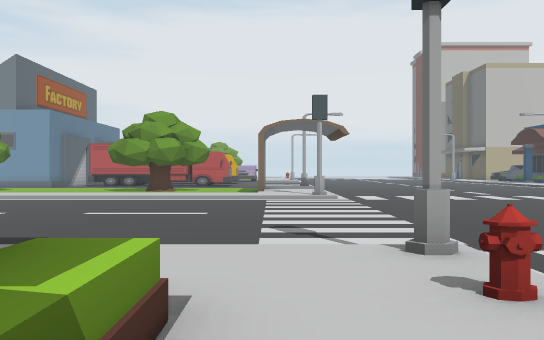
view 1 (above)

24 first-person views from a walk through a Unity game level. The camera is 1.4 m above the floor, looks level and sees 70° across. The floor is counted in squares, 2 m on a side. Each view is taken from the middle of a square. On the plan, view 1 faces up. The plan holds only what a view shows up to about 11 squares ahead; the rest is blank. The place goes on beyond the plan. The player is left out. Some surface patterns are stand-ins.

view 2
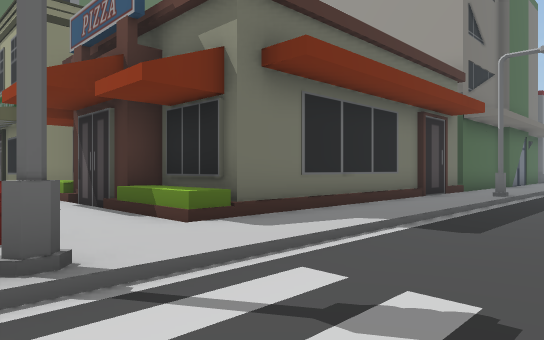

view 3
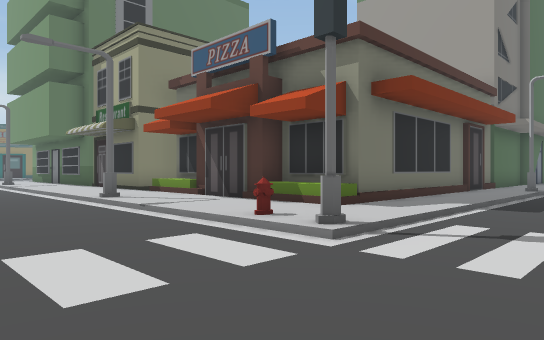

view 4
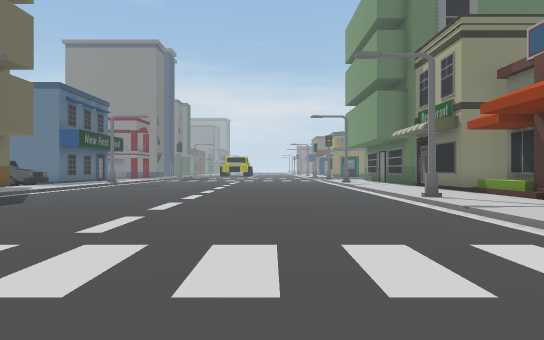

view 5
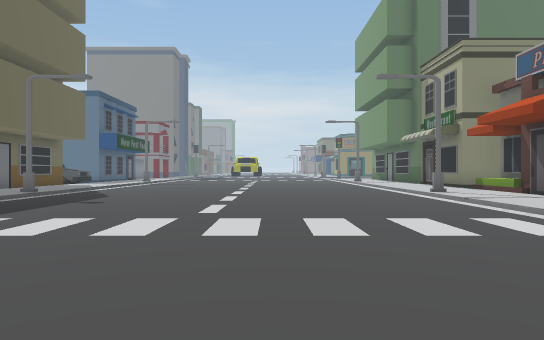

view 6
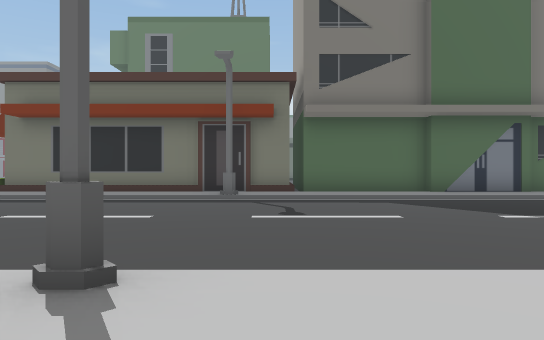

view 7
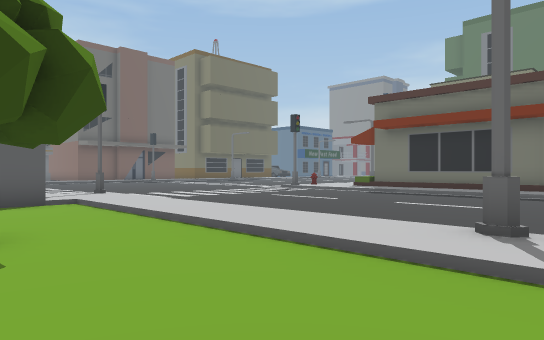

view 8
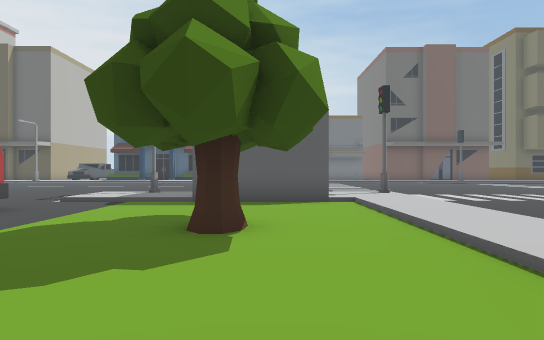

view 9
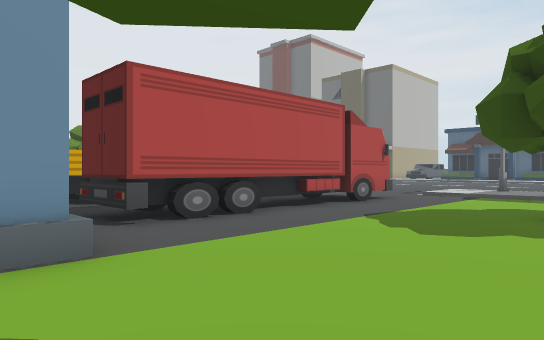

view 10
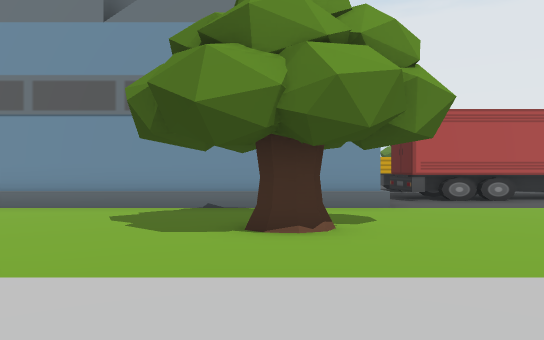

view 11
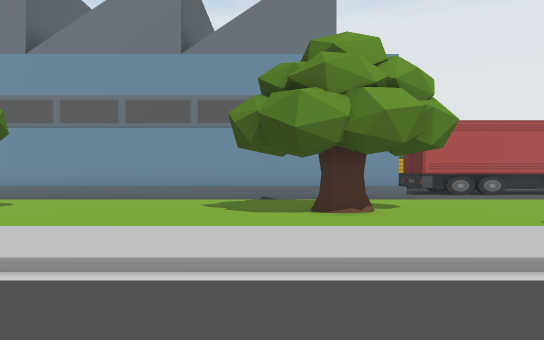

view 12
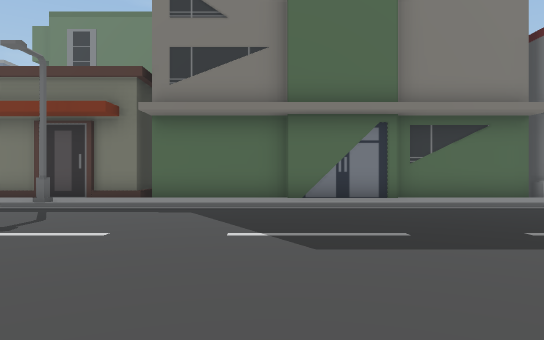

view 13
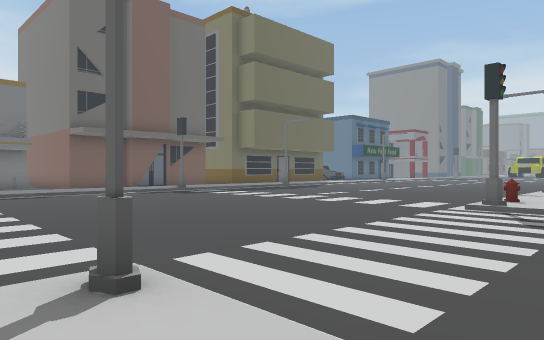

view 14
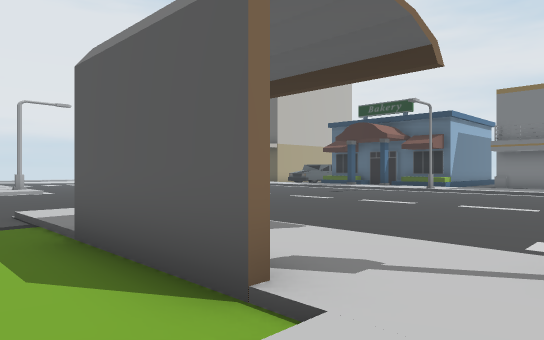

view 15
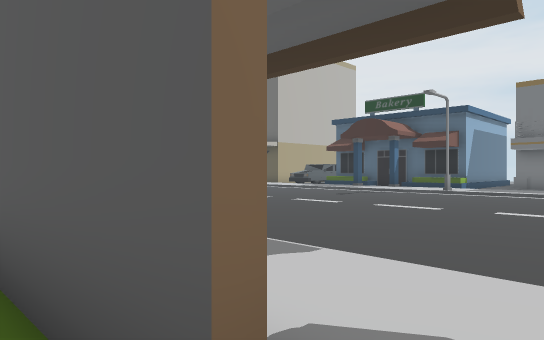

view 16
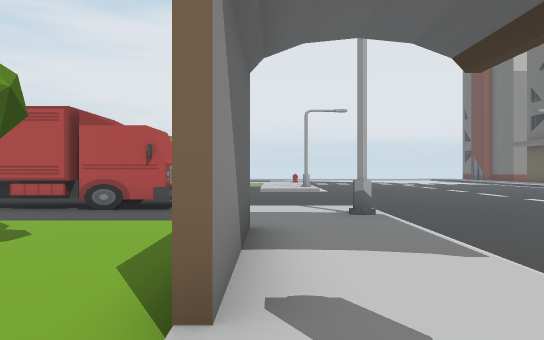

view 17
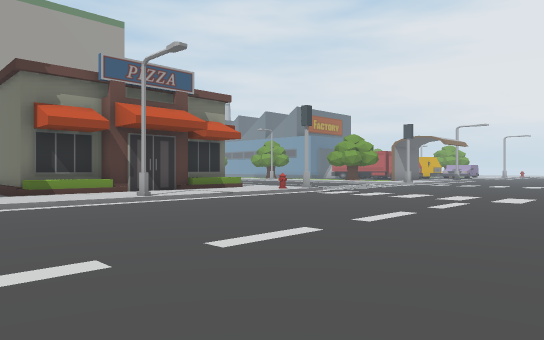

view 18
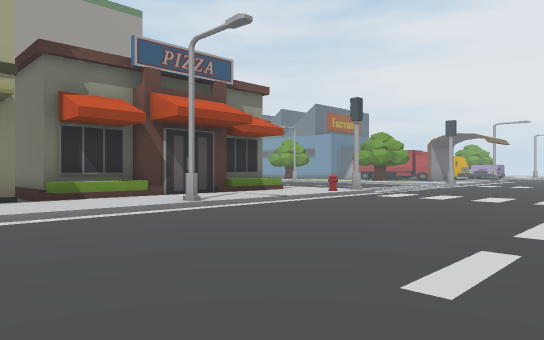

view 19
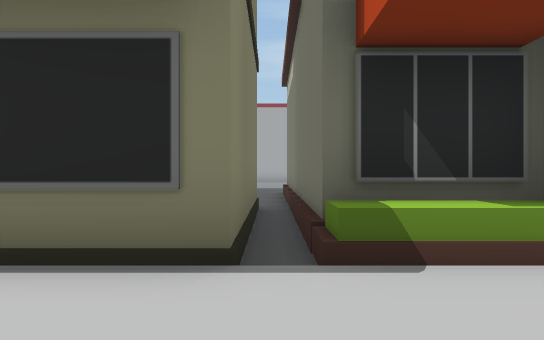

view 20
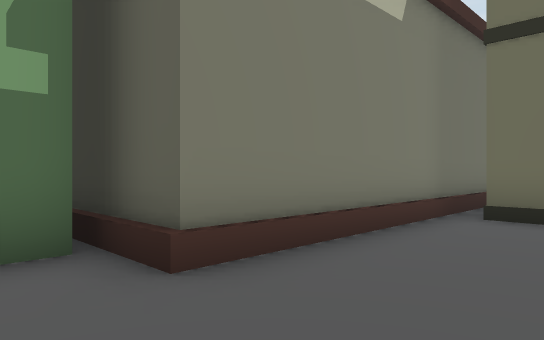

view 21
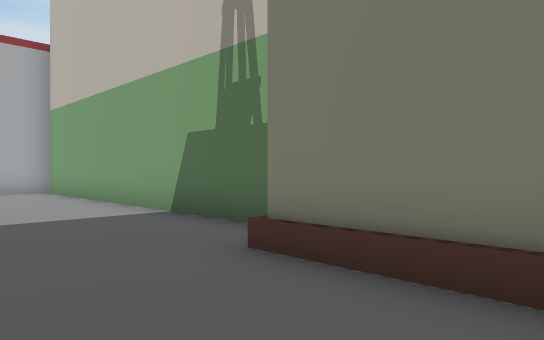

view 22
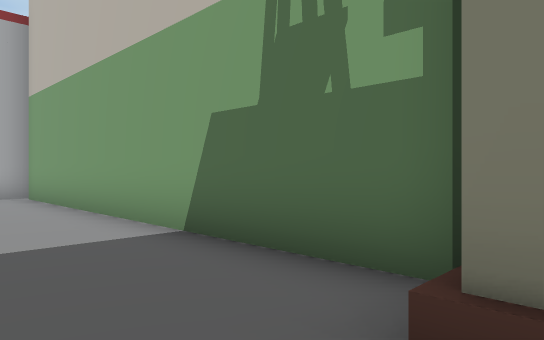

view 23
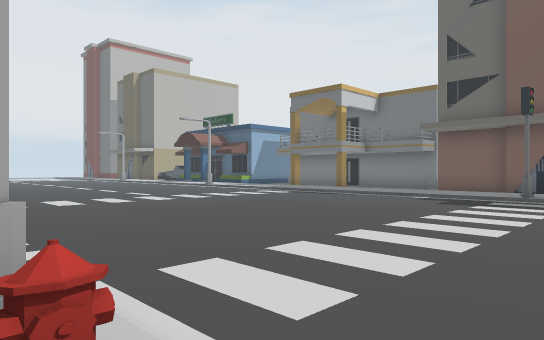

view 24
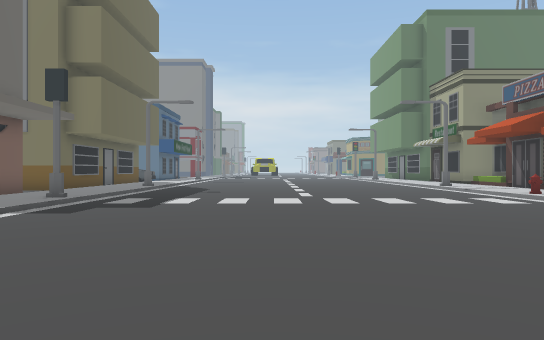

### Floor plan
Key: @ floor where view 1 was taken; # wall or solid block; . main floor; : floor 0.25 m higher than the main floor; / step, stairs or slope; = window, fence, low wall or low ledge; O other object.
Columns run from 17 left of view 1 to 16 right of it. Each row starts with its distance up from view 1.
 20         .#    # .........
 19         .#######..........
 18 ======##.........::/.......
 17 .................:O/........
 16 .................::/.........
 15 .....O.......O...#:/..........
 14 .................#:/..........
 13 .................#:/.........
 12  ////////////////::/.... .
 11   :::::::O::::::::#/.....
 10   ............................
  9   ............................
  8  ............................
  7 ..............................
  6 ..............................
  5 ..............................:
  4 ..............................::O
  3 :::::::::O::::::::#/..........#:O
  2 OOOOOOOOOOOOOOOOO:O/..........:: O
  1         O       O::/..........:: O
  0                 O@:/..........
 -1                 O::/..........
 -2         O       O::/..........:
 -3 OOOOOOOOO      O /O/..........O
 -4 ........OOOOOOOO ::/..........
 -5 .................::/..........
 -6   ..........OOOOO::/.......
 -7       .....     O:    .... .

Positions as (right, up) in squares from view 1, and headings:
1: (0, 0), facing up
2: (2, 6), facing down-left
3: (5, 6), facing down-left
4: (5, 6), facing down
5: (6, 8), facing down
6: (-9, 13), facing down
7: (-9, 15), facing down-right
8: (-9, 14), facing right
9: (-11, 14), facing up-right
10: (-12, 10), facing up
11: (-13, 8), facing up
12: (-13, 12), facing down
13: (-1, 12), facing down-right
14: (-2, 11), facing up-right
15: (-1, 12), facing up-right
16: (0, 11), facing up
17: (10, -7), facing up-left
18: (8, -7), facing up-left
19: (2, -5), facing left
20: (-11, -7), facing up-right
21: (-7, -7), facing up-left
22: (-9, -6), facing up-left
23: (1, 1), facing up-right
24: (8, 12), facing down
